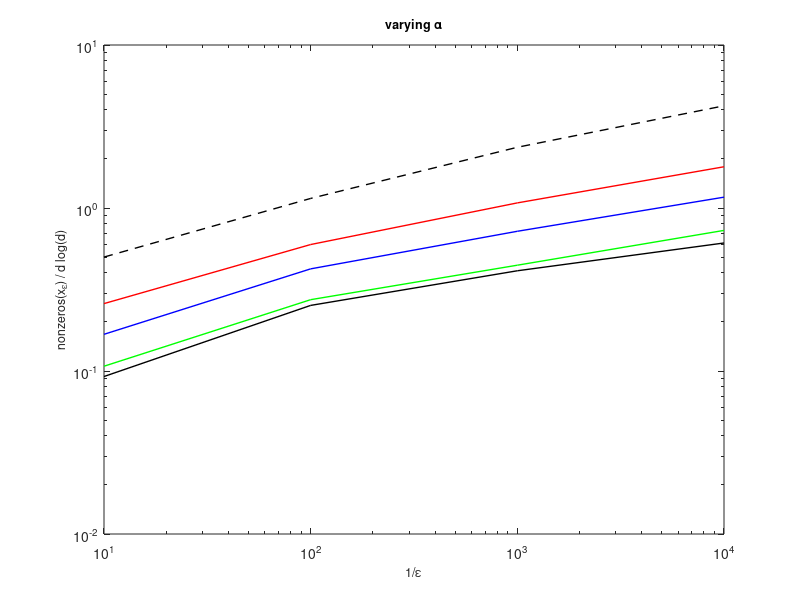

The MATLAB script that drew this image: (Note: this script raises an error after producing the figure.)
% bound analysis plots
clear all
n = [1e4,1e5,1e6,1e7,1e8,1e9];
d = floor(n.^(1/2));
loc = [4,5,6,7,8,9];
alpha = [0.25 0.3 0.5 0.65 0.85];

eps_accuracy = [1e-1, 1e-2, 1e-3, 1e-4];
eps_accuracy_reciprocal = 1./eps_accuracy;

% Figure settings:
fontsize = 9;
linesize = 1;
figwidth = 3;
figheight = 2.5;


%% p experiment: p = 0.95 fixed
close all
figure
p = 0.95;load NNZEROS4_9p95.mat;
i = 3;% n =10^6

patterns = {'k','g','b','r','k--'}; 
for j = 1:5
c = NNZEROS(:,j,i);
ratios = c./(d(i)*log(d(i)));
xval = eps_accuracy_reciprocal;
loglog(xval,ratios,patterns{j},'LineWidth',linesize);
hold on;
end
title('varying \alpha','FontSize',fontsize);
xlabel('1/\epsilon','FontSize',fontsize);
ylabel('nonzeros(x_{\epsilon}) / d log(d)','FontSize',fontsize);
% set(gca,'AxesFontSize',40)
set_figure_size([figwidth,figheight])
% set(gca,'AxesFontSize',40)
print(gcf,strcat('../images/alphachange_p95_n6','.eps'),'-depsc2');
hold off;
%% alpha experiment:
figure
i = 3;% n = 10^6
j = 3;% alpha = 0.5
% p = 0.5
load NNZEROS4_9p5.mat
c = NNZEROS(:,j,i);
ratios = c./(d(i)*log(d(i)));
xval = eps_accuracy_reciprocal;
loglog(xval,ratios,'--','LineWidth',linesize);
hold on;
%
load NNZEROS4_9p75.mat
c = NNZEROS(:,j,i);
ratios = c./(d(i)*log(d(i)));
xval = eps_accuracy_reciprocal;
loglog(xval,ratios,'k-o','LineWidth',linesize);
hold on;

%
load NNZEROS4_9p95.mat
c = NNZEROS(:,j,i);
ratios = c./(d(i)*log(d(i)));
xval = eps_accuracy_reciprocal;
loglog(xval,ratios,'g-x','LineWidth',linesize);
hold on;


title('varying p','FontSize',fontsize);
xlabel('1/\epsilon','FontSize',fontsize);
ylabel('nonzeros(x_{\epsilon}) / d log(d)','FontSize',fontsize);

set_figure_size([figwidth,figheight])
print(gcf,strcat('../images/pchange_alpha5_n6','.eps'),'-depsc2');